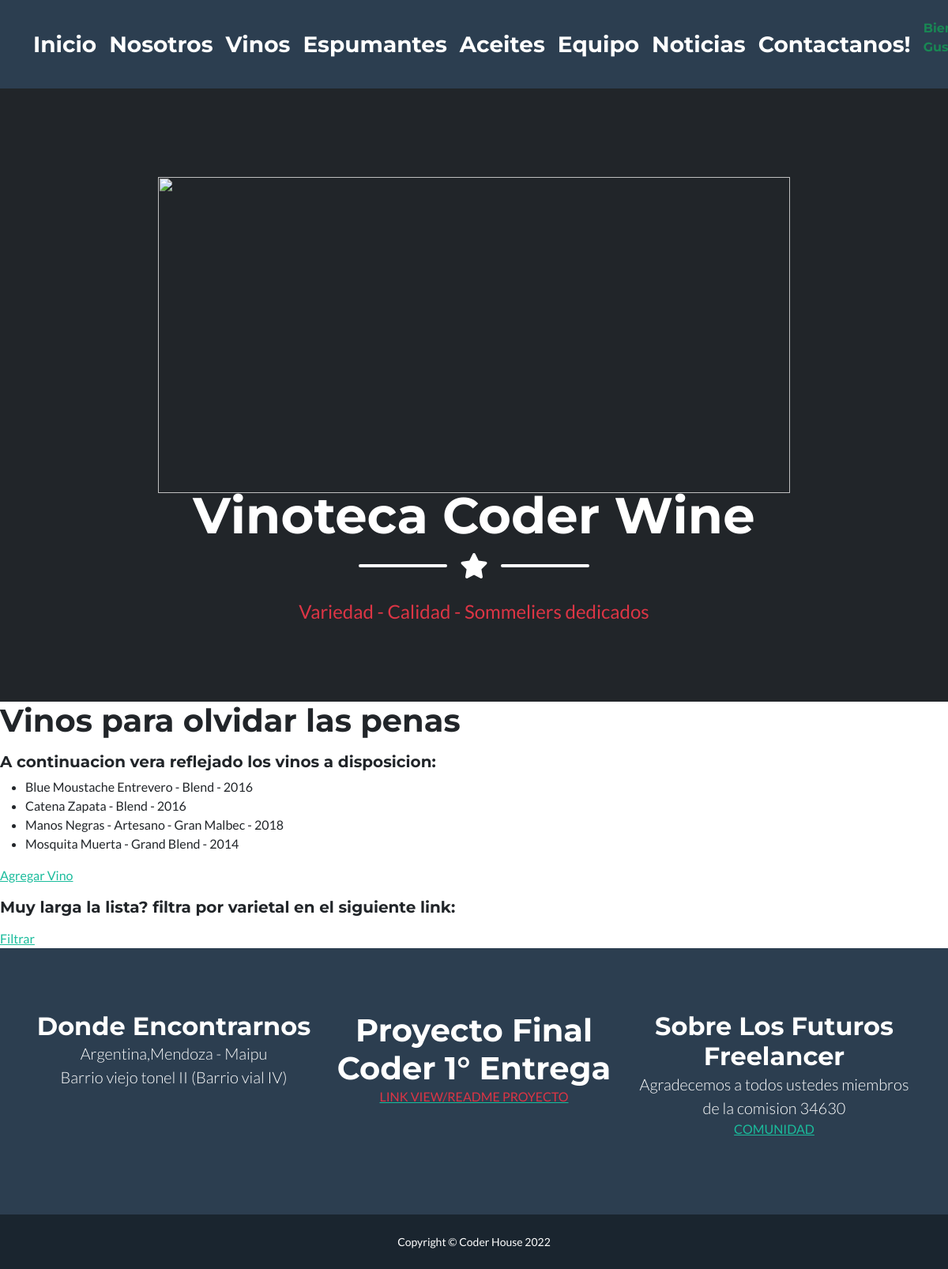
The app's page /lista-vino/ (signed in) with its own data.
### AppCoder/models.py (models this page shows, shortened)
class Vino(models.Model):
    nombre = models.CharField(max_length=50)
    varietal = models.CharField(max_length=50)
    añada = models.IntegerField()
    class Meta:
        verbose_name= 'Mis Vino'
        ordering = ['nombre', 'varietal','añada',]
        unique_together = ['nombre', 'varietal','añada',]

### AppCoder/views.py (the view)
# urls.py: path('lista-vino/', lista_vino, name="Lista-Vinos"),
def lista_vino(request):
    lista= Vino.objects.all()
    return render(request, "Lista_vino.html", {"lista_vino": lista})

### AppCoder/templates/lista_vino.html (shortened to what this page needs)
{% extends 'padre.html' %}
{% load static %}
{% block contenidoQueCambia %}
<h1>Vinos para olvidar las penas</h1>
<h5> A continuacion vera reflejado los vinos a disposicion: </h5>
<ul>
    {% for vino in lista_vino  %}
        <li>{{vino.nombre}} - {{vino.varietal}} - {{vino.añada}}</li>
    {% endfor %}
</ul>
<a href="{% url 'Vinos' %}">Agregar Vino</a>
<h5> Muy larga la lista? filtra por varietal en el siguiente link:</h5>
<a href="{% url 'BusquedaVarietal' %}">Filtrar</a>
{% endblock contenidoQueCambia %}

### AppCoder/templates/padre.html (shortened to what this page needs)
<<!DOCTYPE html>
<html lang="en">
    <head>
        {% load static %}
        <link href="{% static 'css/styles.css' %}" rel="stylesheet" />
    </head>
    <body id="page-top">
        <nav class="navbar navbar-expand-lg bg-secondary text-capitalize fixed-top" id="mainNav">
            <div class="container">
                {% if request.user.is_staff %}
                    <a class="navbar-brand" href="{% url 'Inicio' %}">Inicio</a>
                    <a class="navbar-brand" href="{% url 'Nosotros' %}">Nosotros</a>
                    <a class="navbar-brand" href="{% url 'Vinos' %}">Vinos</a>
                    <a class="navbar-brand" href="{% url 'Espumantes' %}">Espumantes</a>
                    <a class="navbar-brand" href="{% url 'Aceites' %}">Aceites</a>
                    <a class="navbar-brand" href="{% url 'Equipo' %}">Equipo</a>
                    <a class="navbar-brand" href="{% url 'Noticias' %}">Noticias</a>
                    <a class="navbar-brand" href="{% url 'Contacto' %}">Contactanos!</a>
                    <p class="text-justify text-success">Bienvenido {{user.username}}!.</p>
                {% endif %}
            </div>
        </nav>
        <header class="masthead bg-dark text-white text-center">
            <img src="https://www.vinetur.com/imagenes/2021/agosto/3/bodega.jpg" width="800" height="400" alt="">
            <div class="container d-flex align-items-center flex-column">
                <h1 class="masthead-heading text-white mb-0">Vinoteca Coder Wine</h1>
                <div class="divider-custom divider-light">
                    <div class="divider-custom-line"></div>
                    <div class="divider-custom-icon"><i class="fas fa-star"></i></div>
                    <div class="divider-custom-line"></div>
                </div>
                <p class="masthead-subheading text-danger font-weight-light mb-0">Variedad - Calidad - Sommeliers dedicados</p>
            </div>
        </header>
        {% block contenidoQueCambia %}
        {% endblock contenidoQueCambia %}
        <footer class="footer text-center">
            <div class="container">
                <div class="row">
                    <div class="col-lg-4 mb-5 mb-lg-0">
                        <h2 class="text-capitalize mb-0">Donde Encontrarnos</h2>
                        <p class="lead mb-0">
                            Argentina,Mendoza - Maipu
                            <br />
                            Barrio viejo tonel II (Barrio vial IV)
                        </p>
                    </div>
                    <div class="col-lg-4 mb-5 mb-lg-0">
                        <h1 class="text-capitalize mb-0">Proyecto Final Coder 1° Entrega</h1>
                        <a href=https://youtu.be/dslGyj311kY><p class="text-danger text-uppercase">Link View/Readme Proyecto</p></a>
                    </div>
                    <div class="col-lg-4">
                        <h2 class="text-capitalize mb-0">Sobre los futuros Freelancer</h2>
                        <p class="lead mb-0">
                            Agradecemos a todos ustedes miembros de la comision 34630
                            <a href="https://plataforma.coderhouse.com/cursos/34630/python/companeros"><p class="text-success text-uppercase">Comunidad</p></a>
                        </p>
                    </div>
                </div>
            </div>
        </footer>
        <div class="copyright py-4 text-center text-white">
            <div class="container"><small>Copyright &copy; Coder House 2022</small></div>
        </div>
    </body>
</html>

### records on screen
Vino: nombre "Blue Moustache Entrevero", varietal "Blend", añada "2016"
Vino: nombre "Catena Zapata", varietal "Blend", añada "2016"
Vino: nombre "Manos Negras", varietal "Artesano - Gran Malbec", añada "2018"
Vino: nombre "Mosquita Muerta", varietal "Grand Blend", añada "2014"
